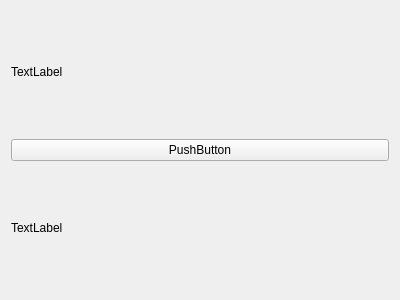
<?xml version="1.0" encoding="UTF-8"?>
<ui version="4.0">
 <class>Widget</class>
 <widget class="QWidget" name="Widget">
  <property name="geometry">
   <rect>
    <x>0</x>
    <y>0</y>
    <width>400</width>
    <height>300</height>
   </rect>
  </property>
  <property name="windowTitle">
   <string>Widget</string>
  </property>
  <layout class="QVBoxLayout" name="verticalLayout_2">
   <item>
    <layout class="QVBoxLayout" name="verticalLayout">
     <item>
      <widget class="QLabel" name="label_2">
       <property name="text">
        <string>TextLabel</string>
       </property>
      </widget>
     </item>
     <item>
      <widget class="QPushButton" name="pushButton">
       <property name="text">
        <string>PushButton</string>
       </property>
      </widget>
     </item>
     <item>
      <widget class="QLabel" name="label">
       <property name="text">
        <string>TextLabel</string>
       </property>
      </widget>
     </item>
    </layout>
   </item>
  </layout>
 </widget>
 <layoutdefault spacing="6" margin="11"/>
 <resources/>
 <connections/>
</ui>
